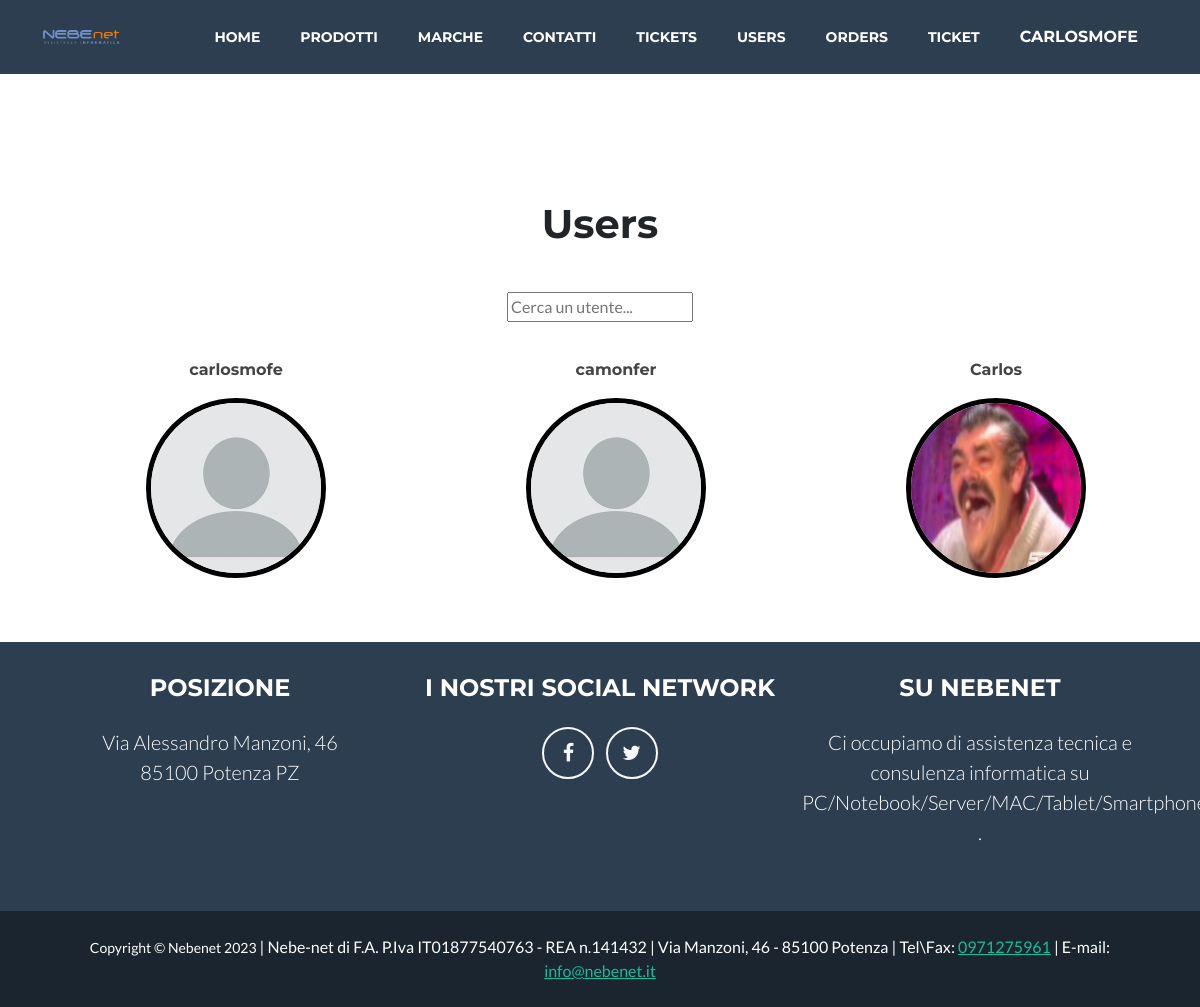
The app's page /usuarios/ (signed in) with its own data.
### nebenet_app/models.py (models this page shows, shortened)
class User(AbstractUser):
    email = models.EmailField(unique=True)
    image = models.ImageField(upload_to ='img/')
    date = models.DateTimeField(auto_now=True)

### nebenet_app/views.py (the view)
# urls.py: path('usuarios/', User_List.as_view(), name="usuarios-lista"),
class User_List(UserPassesTestMixin,LoginRequiredMixin, ListView):
    model = User
    template_name = "./nebenet_app/user_list.html"
    def test_func(self):
        return self.request.user.is_staff

### nebenet_app/templates/nebenet_app/user_list.html (shortened to what this page needs)
{% extends 'base.html' %}
{% block content %}
{% load static %}
<header class="masthead">
</header>
<center><h1>Users</h1></center>
    <body>
    <center>
    <div class="padding3 container">
        <form action="{% url 'search' %}" method="get" >
            <input name="q" type="text" placeholder="Cerca un utente...">
        </form>
    </div>
        <center>
        <ul>
                <div class="container">
                    <div class="row justify-content-center">
          {% for user in object_list %}
                    <div class="col-md-6 col-lg-4 mb-5">
                        <div class="portfolio-item mx-auto" data-bs-toggle="modal" data-bs-target="#portfolioModal{{ forloop.counter0 }}">
                            <div class="portfolio-item-caption d-flex align-items-center justify-content-center h-100 w-100">
                                <p class="nombrepro">{{ user.username }}</p>
                            </div>
                            <a href="{{ user.pk }}"><img class="img-fluidbrand1"
                            {% if user.image %}src="/media/{{ user.image }}"{% else %} src="/static/assets/img/noprof.webp"{% endif %}alt="..." /></a>
                        </div>
                    </div>
            {% endfor %}
        </ul>
        </center>
    </body>
{% endblock %}

### nebenet_app/templates/base.html (shortened to what this page needs)
<!DOCTYPE html>
{% load static %}
<html lang="en">
    <head>
        <link rel="stylesheet" href="https://cdnjs.cloudflare.com/ajax/libs/font-awesome/4.7.0/css/font-awesome.min.css">
        <link href="/static/css/styles.css" rel="stylesheet" />
    </head>
    <body id="page-top">
        <nav class="navbar navbar-expand-lg bg-secondary text-uppercase fixed-top" id="mainNav">
            <div class="container">
                <a class="navbar-brand" href="{% url 'index' %}"><img class="logomain" src="/static/assets/img/logo.png" alt="..." /></a>
                <div class="collapse navbar-collapse" id="navbarResponsive">
                    <ul class="navbar-nav ms-auto">
                        <li class="nav-item mx-0 mx-lg-1"><a class="nav-link py-3 px-0 px-lg-3 rounded" href="{% url 'index' %}">Home</a></li>
                        {% if request.user.is_staff %}
                        <li class="nav-item mx-0 mx-lg-1">
                            <a class="nav-link py-3 px-0 px-lg-3 rounded" href="{% url 'products_admin_list' %}">Prodotti</a>
                        </li>
                        {% else %}
                        <li class="nav-item mx-0 mx-lg-1">
                            <a class="nav-link py-3 px-0 px-lg-3 rounded" href="{% url 'vitrina' %}">Prodotti</a>
                        </li>
                        {% endif %}
                        <li class="nav-item mx-0 mx-lg-1"><a class="nav-link py-3 px-0 px-lg-3 rounded" href="{% url 'brands' %}">Marche</a></li>
                        <li class="nav-item mx-0 mx-lg-1"><a class="nav-link py-3 px-0 px-lg-3 rounded" href="/company/1/">Contatti</a></li>
                        {% if request.user.is_staff %}
                        <li class="nav-item mx-0 mx-lg-1"><a class="nav-link py-3 px-0 px-lg-3 rounded" href="{% url 'tickets-admin' %}">Tickets</a></li>
                        <li class="nav-item mx-0 mx-lg-1"><a class="nav-link py-3 px-0 px-lg-3 rounded" href="{% url 'usuarios-lista' %}">Users</a></li>
                        <li class="nav-item mx-0 mx-lg-1"><a class="nav-link py-3 px-0 px-lg-3 rounded" href="{% url 'orders_list' %}">Orders</a></li>
                        {% endif %}
                        {% if request.user.is_authenticated %}
                        <li class="nav-item mx-0 mx-lg-1"><a class="nav-link py-3 px-0 px-lg-3 rounded" href="{% url 'tickets_add' %}">Ticket</a></li>
                        <div class="dropdown"><li class="nav-item mx-0 mx-lg-1"><a class="dropbtn nav-link py-3 px-0 px-lg-3 rounded" href="/usuarios/{{ request.user.pk }}">{{ request.user.username }}</a></li>
                            </div>
                        {% endif %}
                    </ul>
                </div>
            </div>
        </nav>
        {% block content %}
        {% endblock %}
        <footer class="footer text-center">
            <div class="container">
                <div class="row">
                    <div class="col-lg-4 mb-5 mb-lg-0">
                        <h4 class="text-uppercase mb-4">Posizione</h4>
                        <p class="lead mb-0">
                            Via Alessandro Manzoni, 46
                            <br />
                            85100 Potenza PZ
                        </p>
                    </div>
                    <div class="col-lg-4 mb-5 mb-lg-0 buttons effect amiens">
                        <h4 class="text-uppercase mb-4">I nostri social network</h4>
                        <a class="btn btn-outline-light btn-social mx-1" href="https://www.facebook.com/nebenetpz/?ref=ts&fref=ts" title="Join us on Facebook"><i class="fa fa-facebook" aria-hidden="true"></i></a>
                        <a class="btn btn-outline-light btn-social mx-1" href="https://twitter.com/nebenet" title="Join us on Twitter"><i class="fa fa-twitter" aria-hidden="true"></i></a>
                    </div>
                    <div class="col-lg-4">
                        <h4 class="text-uppercase mb-4">Su Nebenet</h4>
                        <p class="lead mb-0">
                            Ci occupiamo di assistenza tecnica e consulenza informatica su PC/Notebook/Server/MAC/Tablet/Smartphone
                            .
                        </p>
                    </div>
                </div>
            </div>
        </footer>
        <div class="copyright py-4 text-center text-white">
            <div class="container"><small>Copyright &copy; Nebenet 2023</small> | Nebe-net di F.A. P.Iva IT01877540763 - REA n.141432 | Via Manzoni, 46 - 85100 Potenza | Tel\Fax: <a href="tel:0971275961">0971275961</a> | E-mail:<a href="mailto: info@nebenet.it"> info@nebenet.it</a> </div>
        </div>
    </body>
</html>

### records on screen
User: user.username "CARLOSMOFE", username "carlosmofe"
User: username "camonfer"
User: username "Carlos", image (placeholder picture)
